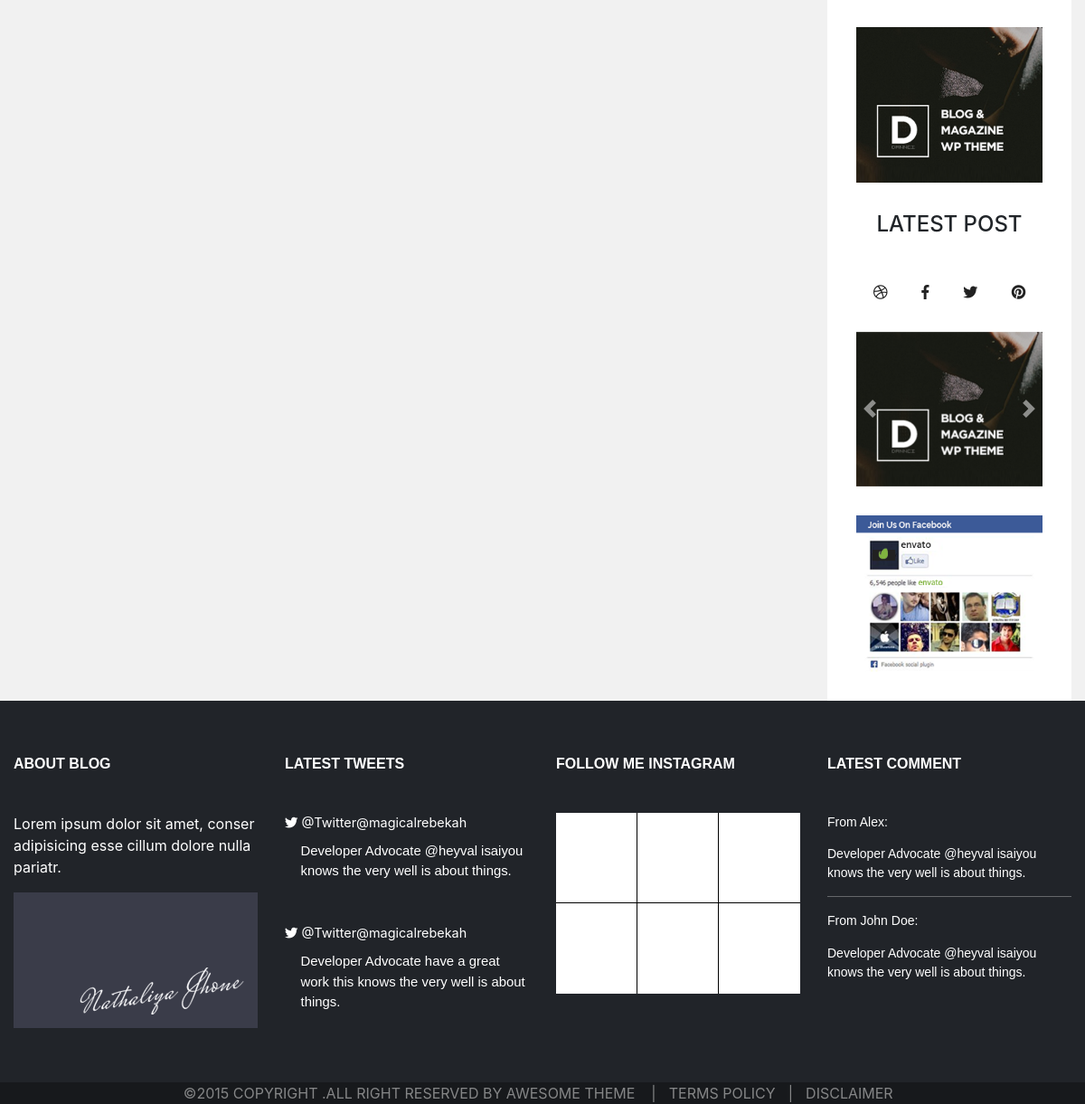
Page /detail-page.php (lower part) on the earlier database version.
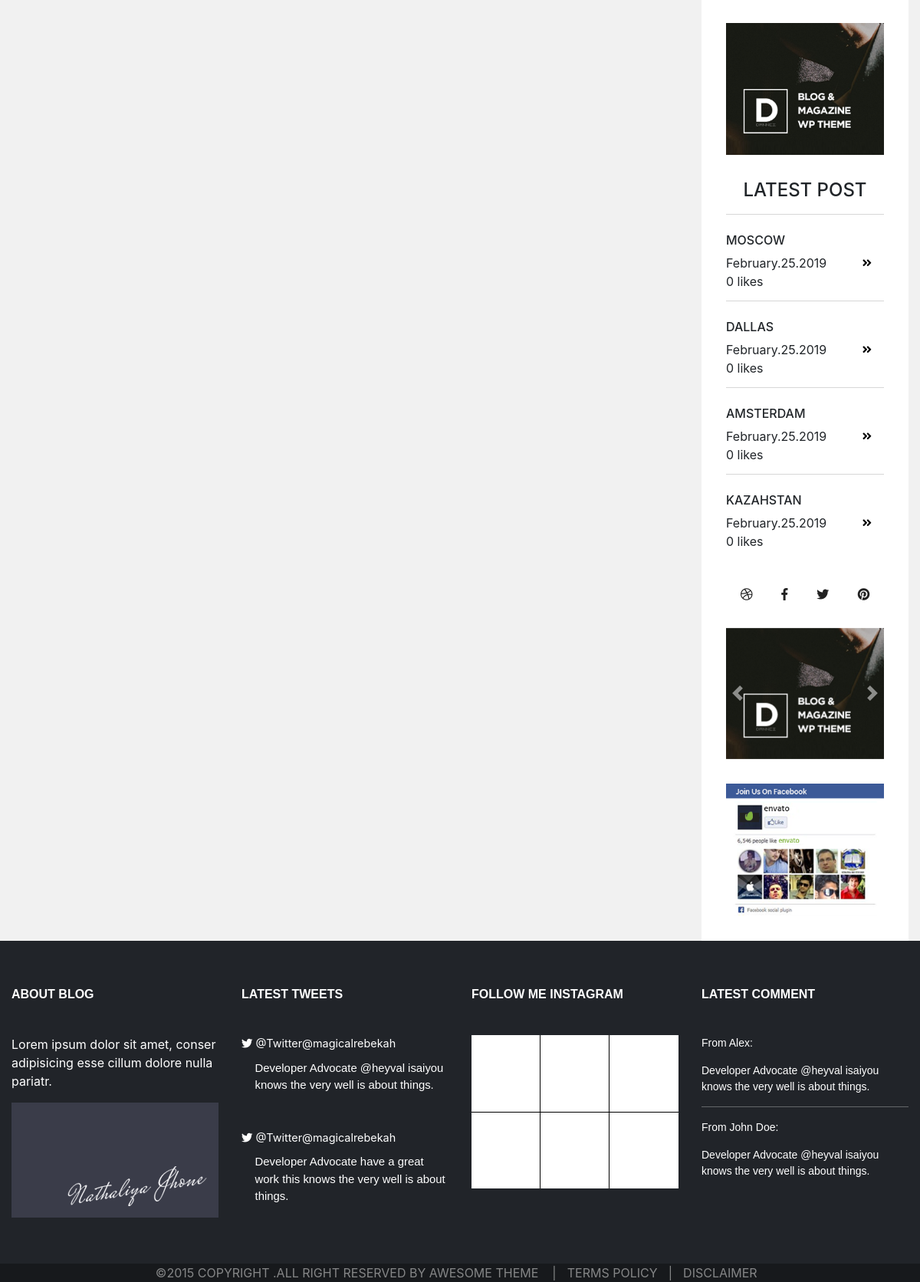
Same page on the later database version.
### tables this page shows
CREATE TABLE `posts` (
  `id` int(11) NOT NULL,
  `category` varchar(30) NOT NULL,
  `title` varchar(60) NOT NULL,
  `author` varchar(30) NOT NULL,
  `date` varchar(20) NOT NULL,
  `description` text NOT NULL,
  `comments` int(255) NOT NULL,
  `likes` int(255) NOT NULL,
  `media` varchar(255) DEFAULT NULL
);

### lib/template.php (called while the page is built, shortened)
<?php
function include_template($templatePath, $data) {
    extract($data);
    require $templatePath;
    $html = ob_get_clean();
    return $html;
}

### templates/detail-page-template.php (the view, shortened to what this page needs)
<?php
require_once "lib/db-connection.php";
$posts = $con->query("SELECT * FROM posts where id = '{$_GET['id']}'");
$post = $posts->fetch_assoc();
$lasts_posts = $con->query("SELECT * FROM posts LIMIT 4");
?>
<div class="row">
    <div class="col-lg-9">
    </div>
    <div class="col-lg-3">
        <div class="sidebar">
            <img class="d-block w-100" src="images/banner-2.png">
            <h4>latest post</h4>
            <ul class="nav last-posts">
                <?php foreach($lasts_posts as $last_post): ?>
                <li>
                    <div class="last-post-info">
                        <h6><?= $last_post['title']; ?></h6>
                        <span><?= $last_post['date']; ?></span> <br/>
                        <span><?= $last_post['likes']; ?> likes</span>
                        <form method="POST" action="detail-page.php?id=<?= $last_post['id'] ?>">
                            <button class="post-card-button change" name="id"><i class="fas fa-angle-double-right"></i></button>
                        </form>
                    </div>
                </li>
                <?php endforeach;?>
            </ul>
            <div class="sidebar-social">
                    <span class="flex">
                        <a href="https://dribbble.com/?/">
                            <i class="fab fa-dribbble"></i>
                        </a>
                        <a href="https://www.facebook.com/">
                            <i class="fab fa-facebook-f"></i>
                        </a>
                        <a href="https://twitter.com/">
                            <i class="fab fa-twitter"></i>
                        </a>
                        <a href="https://www.pinterest.ru/">
                            <i class="fab fa-pinterest"></i>
                        </a>
                    </span>
            </div>
            <div class="sidebar-slider">
                <div id="sidebarsliderControls" class="carousel slide" data-ride="carousel">
                    <div class="carousel-inner">
                        <div class="carousel-item active">
                        <img class="d-block w-100" src="images/banner-2.png" alt="First slide">
                        </div>
                    </div>
                    <a class="carousel-control-prev" href="#sidebarsliderControls" role="button" data-slide="prev">
                        <span class="carousel-control-prev-icon" aria-hidden="true"></span>
                    </a>
                    <a class="carousel-control-next" href="#sidebarsliderControls" role="button" data-slide="next">
                        <span class="carousel-control-next-icon" aria-hidden="true"></span>
                    </a>
                </div>
            </div>
            <img class="d-block w-100" src="images/social.png">
        </div>
    </div>
</div>

### templates/layout.php (shortened to what this page needs)
<!doctype html>
<html lang="en">
<head>
    <link rel="stylesheet" href="css/style.css">
	<link rel="stylesheet" href="css/all.min.css">
	<link rel="stylesheet" href="css/bootstrap.min.css">
</head>
<body>
<div class="container-fluid">
    <?= $content; ?>
</div>
<section class="about">
    <?= include_template("templates/about-template.php", []) ?>
</section>
<footer class="footer text-center">
    <div class="container">
        &copy;2015 copyright .all right reserved by awesome theme &nbsp;&nbsp; | <a href="#">terms policy</a> | <a href="#">disclaimer</a>
    </div>
</footer>
</body>
</html>

### templates/about-template.php
<div class="container-fluid">
    <div class="row">
        <div class="col-lg-3 col-md-3 col-sm-3 col-xs-3 about-blog">
            <h6>About Blog</h6>
            <p>Lorem ipsum dolor sit amet, conser adipisicing esse cillum dolore nulla pariatr.</p>
                <div class="sign"></div>
        </div>
        <div class="col-lg-3 col-md-3 col-sm-3 col-xs-3 about-tweets">
            <h6>Latest Tweets</h6>
            <i class="fab fa-twitter"></i>
            <span class="about-twitter-name">@Twitter@magicalrebekah</span>
            <p class="about-twitt">Developer Advocate @heyval isaiyou knows
                the very well is about things.
            </p>
            <i class="fab fa-twitter"></i>
            <span class="about-twitter-name">@Twitter@magicalrebekah</span>
            <p class="about-twitt">Developer Advocate have a great work this
                    knows the very well is about things.
            </p>
        </div>
        <div class="col-lg-3 col-md-3 col-sm-3 col-xs-3 about-instagram">
            <h6>Follow me instagram</h6>
            <div class="instagram-photo grid">
                <div class="instagram-post"></div>
                <div class="instagram-post"></div>
                <div class="instagram-post"></div>
                <div class="instagram-post"></div>
                <div class="instagram-post"></div>
                <div class="instagram-post"></div>
            </div>
        </div>
        <div class="col-lg-3 col-md-3 col-sm-3 col-xs-3 about-latest-comment">
            <h6>Latest Comment</h6>
            <span class="about-comment-name">From Alex: </span>
            <p class="about-comment">Developer Advocate @heyval isaiyou knows
                the very well is about things.
                </p>
                <span class="about-comment-name">From John Doe: </span>
            <p class="about-comment">Developer Advocate @heyval isaiyou knows
                the very well is about things.
                </p>
        </div>
    </div>
</div>

### detail-page.php
<?php
$title = "Detail-Page";
require_once "lib/template.php";
$scripts = '<script src="js/popup.js"></script>';
$page_content = include_template("templates/detail-page-template.php", []);
$layout_template = include_template("templates/layout.php", ['content' => $page_content, 'title' => $title, 'scripts' => $scripts]);
echo $layout_template;

### css/style.css (style rules this page uses)
html, body { background-color: #f1f1f1 !important; }
h1, h2, h3, h4, h5, h6, input::-webkit-input-placeholder, button { text-transform: uppercase; }
h1, h2, h3, h4, h5, h6, input::-ms-input-placeholder, button { text-transform: uppercase; }
h1, h2, h3, h4, h5, h6, input::placeholder, button { text-transform: uppercase; }
a, a:hover { text-decoration: none !important; }
.grid { display: -ms-grid; display: grid; }
.flex { display: -webkit-box; display: -ms-flexbox; display: flex; }
.post-card-button { font-family: 'Hind', sans-serif; font-weight: 500; font-style: normal; font-size: 0.875rem; margin-top: 2.5rem; padding: .2rem 1rem; background: transparent; border: none; border-color: #d7d7d7; }
.sidebar { background: #ffffff; padding: 2rem 2rem; }
.sidebar h4 { margin: 2rem 0 1rem 0; text-align: center; }
.sidebar .last-posts li { position: relative; width: 100%; display: -webkit-box; display: -ms-flexbox; display: flex; padding: 1.5rem 0 .8rem 0; border-top: 1px solid #d7d7d7; }
.sidebar .last-posts li .change { position: absolute; top: 0; bottom: 1.5rem; right: 0; }
.sidebar-social { margin: 2rem 0rem; }
.sidebar-social span { -ms-flex-pack: distribute; justify-content: space-around; }
.sidebar-social span a { color: #212121; }
.sidebar-slider { margin-bottom: 2rem; }
.about { background: #212429; }
.about-twitter-name, .about-comment-name { color: #ffffff; }
.about-tweets { font-size: 0.9rem; }
.about-twitt { font-family: 'Hind', sans-serif; font-weight: 300; font-style: normal; font-size: 0.93rem; padding-top: 0.625rem; padding-bottom: 1.875rem; padding-left: 1.1rem; }
.about-instagram .instagram-photo { -ms-grid-columns: 1fr 1fr 1fr; grid-template-columns: 1fr 1fr 1fr; background: #ffffff; height: 12.5rem; }
.about-latest-comment { font-size: 0.875rem; font-family: 'Mrs_SaintDelafield', sans-serif; }
.about-comment { padding: 0.93rem 0rem; border-bottom: 1px solid #65676a; }
.about-comment:last-child { border-bottom: none; }
.about .instagram-post { border-right: 1px solid #000; border-bottom: 1px solid #000; }
.about .instagram-post:nth-child(2n) { border-right: 1px solid #000; border-bottom: 1px solid #000; }
.about .instagram-post:nth-child(3n) { border-right: none; border-bottom: 1px solid #000; }
.about .instagram-post:nth-child(5) { border-right: 1px solid #000; border-bottom: none; }
.about .instagram-post:nth-child(4) { border-right: 1px solid #000; border-bottom: none; }
.about .instagram-post:nth-child(6) { border-right: none; border-bottom: none; }
.about .fa-twitter { color: #ffffff; }
.about h6 { color: #ffffff; font-family: 'Montserrat', sans-serif; font-weight: 700; font-style: normal; margin-top: 3.75rem; margin-bottom: 2.8rem; }
.about p { color: #ffffff; }
.about .sign { height: 9.375rem; margin-bottom: 3.75rem; position: relative; background: #3a3c49 url("/images/sign.png") no-repeat bottom 15px right 15px; }
.footer { background: #17191c; color: #858687; text-transform: uppercase; }
.footer a { color: #858687; margin-left: 0.6rem; margin-right: 0.6rem; }

Differences in the rows shown:
added posts: title "MOSCOW", date "February.25.2019", likes "0"
added posts: title "DALLAS", date "February.25.2019", likes "0"
added posts: title "AMSTERDAM", date "February.25.2019", likes "0"
added posts: title "KAZAHSTAN", date "February.25.2019", likes "0"
